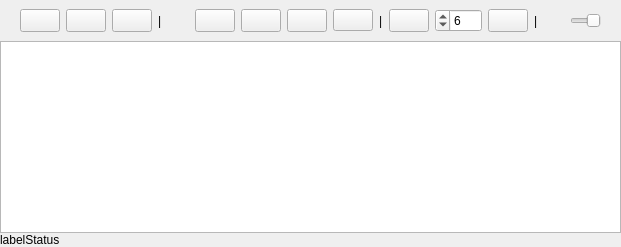
            <widget class="QWidget" name="verticalWidget" native="true">
             <property name="sizePolicy">
              <sizepolicy hsizetype="Expanding" vsizetype="Expanding">
               <horstretch>0</horstretch>
               <verstretch>0</verstretch>
              </sizepolicy>
             </property>
             <layout class="QVBoxLayout" name="verticalLayout_3" stretch="0,0,0">
              <property name="spacing">
               <number>0</number>
              </property>
              <property name="leftMargin">
               <number>0</number>
              </property>
              <property name="topMargin">
               <number>0</number>
              </property>
              <property name="rightMargin">
               <number>0</number>
              </property>
              <property name="bottomMargin">
               <number>0</number>
              </property>
              <item>
               <widget class="QWidget" name="widget_2" native="true">
                <property name="sizePolicy">
                 <sizepolicy hsizetype="Expanding" vsizetype="Fixed">
                  <horstretch>0</horstretch>
                  <verstretch>0</verstretch>
                 </sizepolicy>
                </property>
                <property name="styleSheet">
                 <string notr="true"/>
                </property>
                <layout class="QHBoxLayout" name="horizontalLayout" stretch="0">
                 <property name="spacing">
                  <number>0</number>
                 </property>
                 <property name="leftMargin">
                  <number>0</number>
                 </property>
                 <property name="topMargin">
                  <number>0</number>
                 </property>
                 <property name="rightMargin">
                  <number>0</number>
                 </property>
                 <property name="bottomMargin">
                  <number>0</number>
                 </property>
                 <item>
                  <widget class="QWidget" name="barra_herramienta" native="true">
                   <property name="sizePolicy">
                    <sizepolicy hsizetype="Expanding" vsizetype="Fixed">
                     <horstretch>0</horstretch>
                     <verstretch>0</verstretch>
                    </sizepolicy>
                   </property>
                   <property name="contextMenuPolicy">
                    <enum>Qt::ContextMenuPolicy::DefaultContextMenu</enum>
                   </property>
                   <property name="layoutDirection">
                    <enum>Qt::LayoutDirection::RightToLeft</enum>
                   </property>
                   <property name="autoFillBackground">
                    <bool>false</bool>
                   </property>
                   <layout class="QHBoxLayout" name="horizontalLayout_3" stretch="1,1,1,1,1,0,1,1,1,1,1,1,1,1">
                    <property name="leftMargin">
                     <number>20</number>
                    </property>
                    <property name="rightMargin">
                     <number>20</number>
                    </property>
                    <item>
                     <widget class="QSlider" name="horizontalSlider">
                      <property name="sizePolicy">
                       <sizepolicy hsizetype="Expanding" vsizetype="Fixed">
                        <horstretch>0</horstretch>
                        <verstretch>0</verstretch>
                       </sizepolicy>
                      </property>
                      <property name="orientation">
                       <enum>Qt::Orientation::Horizontal</enum>
                      </property>
                     </widget>
                    </item>
                    <item>
                     <widget class="QLabel" name="label_4">
                      <property name="text">
                       <string>|</string>
                      </property>
                     </widget>
                    </item>
                    <item>
                     <widget class="QPushButton" name="limpiar">
                      <property name="sizePolicy">
                       <sizepolicy hsizetype="Expanding" vsizetype="MinimumExpanding">
                        <horstretch>0</horstretch>
                        <verstretch>0</verstretch>
                       </sizepolicy>
                      </property>
                      <property name="maximumSize">
                       <size>
                        <width>167</width>
                        <height>167</height>
                       </size>
                      </property>
                      <property name="text">
                       <string/>
                      </property>
                      <property name="icon">
                       <iconset resource="../resources/imagenes.qrc">
                        <normaloff>:/img/icons/I_eliminar.png</normaloff>:/img/icons/I_eliminar.png</iconset>
                      </property>
                      <property name="iconSize">
                       <size>
                        <width>10</width>
                        <height>16</height>
                       </size>
                      </property>
                     </widget>
                    </item>
                    <item>
                     <widget class="QSpinBox" name="grosor">
                      <property name="sizePolicy">
                       <sizepolicy hsizetype="Expanding" vsizetype="Fixed">
                        <horstretch>0</horstretch>
                        <verstretch>0</verstretch>
                       </sizepolicy>
                      </property>
                      <property name="minimum">
                       <number>1</number>
                      </property>
                      <property name="maximum">
                       <number>100</number>
                      </property>
                      <property name="value">
                       <number>6</number>
                      </property>
                     </widget>
                    </item>
                    <item>
                     <widget class="QPushButton" name="color">
                      <property name="sizePolicy">
                       <sizepolicy hsizetype="Expanding" vsizetype="MinimumExpanding">
                        <horstretch>0</horstretch>
                        <verstretch>0</verstretch>
                       </sizepolicy>
                      </property>
                      <property name="maximumSize">
                       <size>
                        <width>167</width>
                        <height>167</height>
                       </size>
                      </property>
                      <property name="text">
                       <string/>
                      </property>
                      <property name="icon">
                       <iconset resource="../resources/imagenes.qrc">
                        <normaloff>:/img/icons/I_paleta.png</normaloff>:/img/icons/I_paleta.png</iconset>
                      </property>
                      <property name="iconSize">
                       <size>
                        <width>10</width>
                        <height>16</height>
                       </size>
                      </property>
                      <property name="autoDefault">
                       <bool>false</bool>
                      </property>
                      <property name="default">
                       <bool>false</bool>
                      </property>
                      <property name="flat">
                       <bool>false</bool>
                      </property>
                     </widget>
                    </item>
                    <item>
                     <widget class="QLabel" name="label_3">
                      <property name="text">
                       <string>|</string>
                      </property>
                     </widget>
                    </item>
                    <item>
                     <widget class="QPushButton" name="texto">
                      <property name="sizePolicy">
                       <sizepolicy hsizetype="Expanding" vsizetype="Fixed">
                        <horstretch>0</horstretch>
                        <verstretch>0</verstretch>
                       </sizepolicy>
                      </property>
                      <property name="text">
                       <string/>
                      </property>
                      <property name="icon">
                       <iconset resource="../resources/imagenes.qrc">
                        <normaloff>:/img/icons/I_texto.png</normaloff>:/img/icons/I_texto.png</iconset>
                      </property>
                      <property name="iconSize">
                       <size>
                        <width>10</width>
                        <height>16</height>
                       </size>
                      </property>
                     </widget>
                    </item>
                    <item>
                     <widget class="QPushButton" name="linea">
                      <property name="sizePolicy">
                       <sizepolicy hsizetype="Expanding" vsizetype="MinimumExpanding">
                        <horstretch>0</horstretch>
                        <verstretch>0</verstretch>
                       </sizepolicy>
                      </property>
                      <property name="maximumSize">
                       <size>
                        <width>167</width>
                        <height>167</height>
                       </size>
                      </property>
                      <property name="text">
                       <string/>
                      </property>
                      <property name="icon">
                       <iconset resource="../resources/imagenes.qrc">
                        <normaloff>:/img/icons/I_lapiz.png</normaloff>:/img/icons/I_lapiz.png</iconset>
                      </property>
                      <property name="iconSize">
                       <size>
                        <width>10</width>
                        <height>16</height>
                       </size>
                      </property>
                      <property name="checkable">
                       <bool>true</bool>
                      </property>
                     </widget>
                    </item>
                    <item>
                     <widget class="QPushButton" name="punto">
                      <property name="sizePolicy">
                       <sizepolicy hsizetype="Expanding" vsizetype="MinimumExpanding">
                        <horstretch>0</horstretch>
                        <verstretch>0</verstretch>
                       </sizepolicy>
                      </property>
                      <property name="minimumSize">
                       <size>
                        <width>0</width>
                        <height>0</height>
                       </size>
                      </property>
                      <property name="maximumSize">
                       <size>
                        <width>167</width>
                        <height>167</height>
                       </size>
                      </property>
                      <property name="text">
                       <string/>
                      </property>
                      <property name="icon">
                       <iconset resource="../resources/imagenes.qrc">
                        <normaloff>:/img/icons/punto.png</normaloff>:/img/icons/punto.png</iconset>
                      </property>
                      <property name="iconSize">
                       <size>
                        <width>8</width>
                        <height>16</height>
                       </size>
                      </property>
                      <property name="checkable">
                       <bool>true</bool>
                      </property>
                     </widget>
                    </item>
                    <item>
                     <widget class="QPushButton" name="goma">
                      <property name="sizePolicy">
                       <sizepolicy hsizetype="Expanding" vsizetype="MinimumExpanding">
                        <horstretch>0</horstretch>
                        <verstretch>0</verstretch>
                       </sizepolicy>
                      </property>
                      <property name="maximumSize">
                       <size>
                        <width>167</width>
                        <height>167</height>
                       </size>
                      </property>
                      <property name="text">
                       <string/>
                      </property>
                      <property name="icon">
                       <iconset resource="../resources/imagenes.qrc">
                        <normaloff>:/img/icons/I_goma.png</normaloff>:/img/icons/I_goma.png</iconset>
                      </property>
                      <property name="iconSize">
                       <size>
                        <width>10</width>
                        <height>16</height>
                       </size>
                      </property>
                     </widget>
                    </item>
                    <item>
                     <widget class="QLabel" name="label_2">
                      <property name="text">
                       <string>|</string>
                      </property>
                     </widget>
                    </item>
                    <item>
                     <widget class="QPushButton" name="Bcompas">
                      <property name="enabled">
                       <bool>true</bool>
                      </property>
                      <property name="sizePolicy">
                       <sizepolicy hsizetype="Expanding" vsizetype="MinimumExpanding">
                        <horstretch>0</horstretch>
                        <verstretch>0</verstretch>
                       </sizepolicy>
                      </property>
                      <property name="maximumSize">
                       <size>
                        <width>167</width>
                        <height>167</height>
                       </size>
                      </property>
                      <property name="text">
                       <string/>
                      </property>
                      <property name="icon">
                       <iconset resource="../resources/imagenes.qrc">
                        <normaloff>:/img/icons/I_compas.png</normaloff>:/img/icons/I_compas.png</iconset>
                      </property>
                      <property name="iconSize">
                       <size>
                        <width>10</width>
                        <height>16</height>
                       </size>
                      </property>
                      <property name="checkable">
                       <bool>true</bool>
                      </property>
                     </widget>
                    </item>
                    <item>
                     <widget class="QPushButton" name="Btransportador">
                      <property name="sizePolicy">
                       <sizepolicy hsizetype="Expanding" vsizetype="MinimumExpanding">
                        <horstretch>0</horstretch>
                        <verstretch>0</verstretch>
                       </sizepolicy>
                      </property>
                      <property name="maximumSize">
                       <size>
                        <width>167</width>
                        <height>167</height>
                       </size>
                      </property>
                      <property name="font">
                       <font>
                        <bold>false</bold>
                        <kerning>true</kerning>
                       </font>
                      </property>
                      <property name="text">
                       <string/>
                      </property>
                      <property name="icon">
                       <iconset resource="../resources/imagenes.qrc">
                        <normaloff>:/img/icons/I_transportador.png</normaloff>:/img/icons/I_transportador.png</iconset>
                      </property>
                      <property name="iconSize">
                       <size>
                        <width>10</width>
                        <height>16</height>
                       </size>
                      </property>
                      <property name="checkable">
                       <bool>true</bool>
                      </property>
                     </widget>
                    </item>
                    <item>
                     <widget class="QPushButton" name="Bregla">
                      <property name="sizePolicy">
                       <sizepolicy hsizetype="Expanding" vsizetype="MinimumExpanding">
                        <horstretch>0</horstretch>
                        <verstretch>0</verstretch>
                       </sizepolicy>
                      </property>
                      <property name="maximumSize">
                       <size>
                        <width>167</width>
                        <height>167</height>
                       </size>
                      </property>
                      <property name="text">
                       <string/>
                      </property>
                      <property name="icon">
                       <iconset resource="../resources/imagenes.qrc">
                        <normaloff>:/img/icons/I_regla.png</normaloff>:/img/icons/I_regla.png</iconset>
                      </property>
                      <property name="iconSize">
                       <size>
                        <width>10</width>
                        <height>16</height>
                       </size>
                      </property>
                      <property name="checkable">
                       <bool>true</bool>
                      </property>
                     </widget>
                    </item>
                   </layout>
                  </widget>
                 </item>
                </layout>
               </widget>
              </item>
              <item>
               <widget class="QGraphicsView" name="graphicsView">
                <property name="sizePolicy">
                 <sizepolicy hsizetype="Expanding" vsizetype="Expanding">
                  <horstretch>0</horstretch>
                  <verstretch>0</verstretch>
                 </sizepolicy>
                </property>
               </widget>
              </item>
              <item>
               <widget class="QLabel" name="labelStatus">
                <property name="text">
                 <string>labelStatus</string>
                </property>
               </widget>
              </item>
             </layout>
            </widget>
